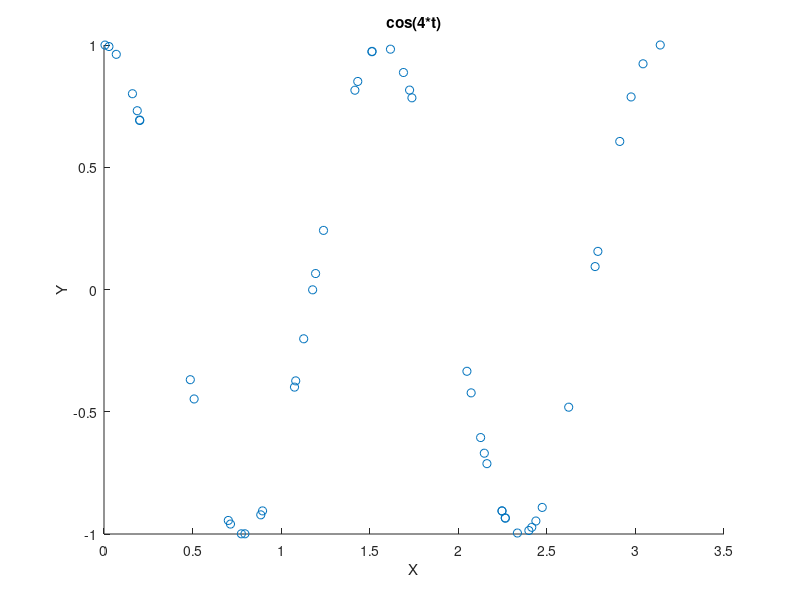

MATLAB code for this plot:

a = 0; b = 180;
x = a + (b-a) * rand(1,50);
x=(pi*x)/180;
%x=sort(x);
y=cos(4*x);
scatter(x,y);
xlabel('X');
ylabel('Y');
title('cos(4*t)');
